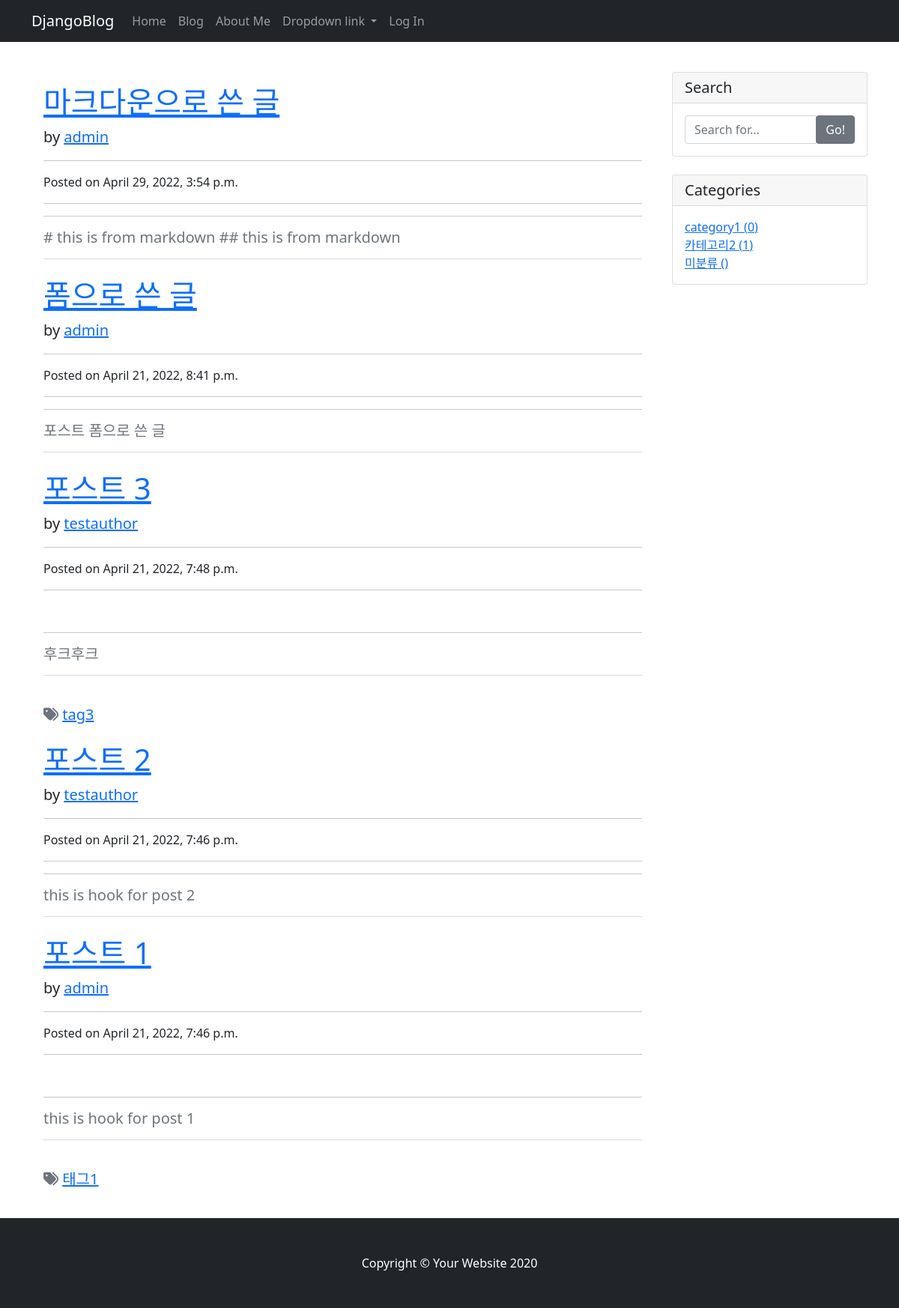
Screenshot of /blog/ with the database file from the repository.
### blog/models.py (models this page shows, shortened)
class Post(models.Model):
    title = models.CharField(max_length=30)
    content = MarkdownxField()
    hook = models.TextField()
    head_image = models.ImageField(upload_to='blog/images/%Y/%m/%d/', blank=True)
    file_upload = models.FileField(upload_to='blog/files/%Y/%m/%d/', blank=True)
    created_at = models.DateTimeField(auto_now_add=True)
    updated_at = models.DateTimeField(auto_now=True)
    author = models.ForeignKey(User, null=True, on_delete=models.SET_NULL)
    category = models.ForeignKey(Category, null=True, blank=True, on_delete=models.SET_NULL)
    tag = models.ManyToManyField(Tag, blank=True)
    def get_absolute_url(self):
        return f'/blog/{self.pk}'

class Tag(models.Model):
    name = models.CharField(unique=True, max_length=50)
    slug = models.SlugField(unique=True, max_length=200, allow_unicode=True)
    def __str__(self):
        return self.name
    def get_absolute_url(self):
        return f'/blog/tag/{self.slug}'

class Category(models.Model):
    name = models.CharField(unique=True, max_length=50)
    slug = models.SlugField(unique=True, max_length=200, allow_unicode=True)
    def get_absolute_url(self):
        return f'/blog/category/{self.slug}'
    class Meta:
        verbose_name_plural: 'Categories'

### blog/views.py (the view)
# urls.py: path('', views.PostList.as_view()),
class PostList(ListView):
    model = Post
    ordering = '-pk'
    def get_context_data(self, **kwargs):
        context = super(PostList, self).get_context_data()
        context['categories'] = Category.objects.all()
        context['no_category_post_count'] = Post.objects.filter(category=None).count()
        return context

### templates/blog/post_list.html (shortened to what this page needs)
{% extends 'blog/base.html' %}
{% block main-area %}
    <div class="card-body">
        {% for post in post_list %}
            <h1 class="mt-4"><a href="{{ post.get_absolute_url }}">{{ post.title }}</a></h1>
            <p class="lead">
                by
                <a href="#">{{ post.author }}</a>
            </p>
            <hr>
            <p>Posted on {{ post.created_at }}</p>
            <hr>
            <hr>
            {% if post.hook %}
                <h5 class="text-muted">{{ post.hook }}
            {% else %}
                <p class="card-text">{{ post.get_content_markdown | truncatewords_html:45 | safe }}</p>
            {% endif %}
            <hr>
            {% if post.tag.exists %}
                <br/>
                <i class="fas fa-tags"></i>
                {% for tag in post.tag.iterator %}
                    <a href="{{ tag.get_absolute_url }}">{{ tag }}</a>
                {% endfor %}
                <br />
            {% endif %}
        {% endfor %}
    </div>
{% endblock %}

### templates/blog/base.html (shortened to what this page needs)
<!DOCTYPE html>
<html>
{% load static %}
<head>
    <link rel="stylesheet" href="{% static '/bootstrap.min.css' %}" media="screen">
</head>
<body>
{% load socialaccount %}
{% include 'blog/navbar.html' %}
<div class="container my-3">
    <div class="row">
        <div class="col-md-8 col-lg-9">
            {%  block main-area %}
            {%  endblock %}
        </div>
        <div class="col-md-4 col-lg-3">
            <div class="card my-4">
                <h5 class="card-header">Search</h5>
                <div class="card-body">
                    <div class="input-group">
                        <input type="text" class="form-control" placeholder="Search for...">
                        <span class="input-group-btn">
                                <button class="btn btn-secondary" type="button">Go!</button>
                            </span>
                    </div>
                </div>
            </div>
            <div class="card my-4">
                <h5 class="card-header">Categories</h5>
                <div class="card-body">
                    <div class="row">
                        <div class="col-lg-12">
                            <ul class="list-unstyled mb-0">
                                {% for c in categories %}
                                    <li>
                                        <a href="{{ c.get_absolute_url }}">{{ c.name }} ({{ c.post_set.count }})</a>
                                    </li>
                                {% endfor %}
                                <li>
                                    <a href="/blog/category/no-category">미분류 ({{ count_posts_without_category }})</a>
                                </li>
                            </ul>
                        </div>
                    </div>
                </div>
            </div>
        </div>
    </div>
</div>
{% include 'blog/footer.html' %}
</body>
</html>

### rows the page displays
Post: title "마크다운으로 쓴 글", author "admin", created_at "April 29, 2022, 3:54 p.m.", hook "# this is from markdown ## this is from markdown"
Post: title "폼으로 쓴 글", author "admin", created_at "April 21, 2022, 8:41 p.m.", hook "포스트 폼으로 쓴 글"
Post: title "포스트 3", author "testauthor", created_at "April 21, 2022, 7:48 p.m.", hook "후크후크"
Tag: name "tag3"
Post: title "포스트 2", author "testauthor", created_at "April 21, 2022, 7:46 p.m.", hook "this is hook for post 2"
Post: title "포스트 1", author "admin", created_at "April 21, 2022, 7:46 p.m.", hook "this is hook for post 1"
Tag: name "태그1"
Category: name "category1", post_set.count "0"
Category: name "카테고리2", post_set.count "1"
